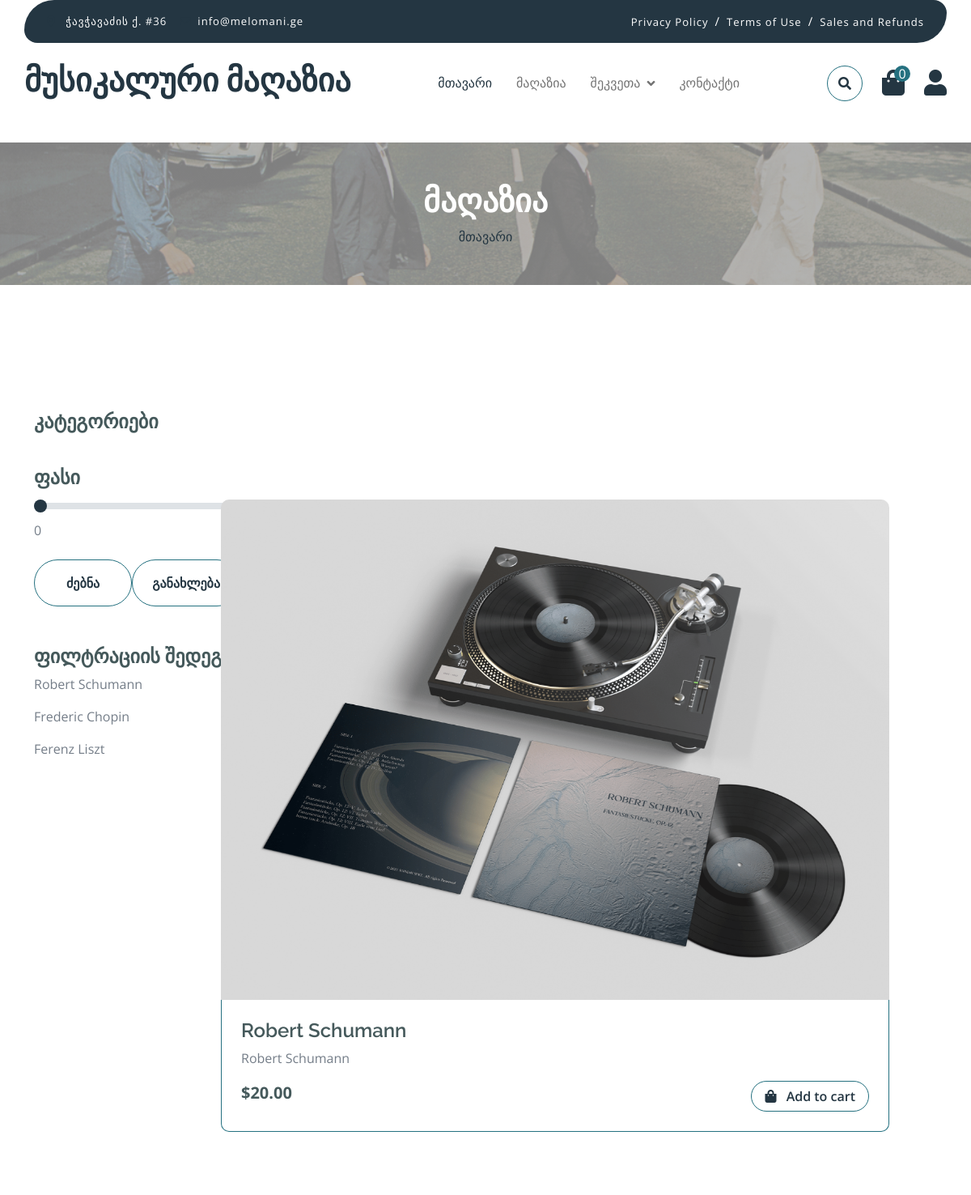
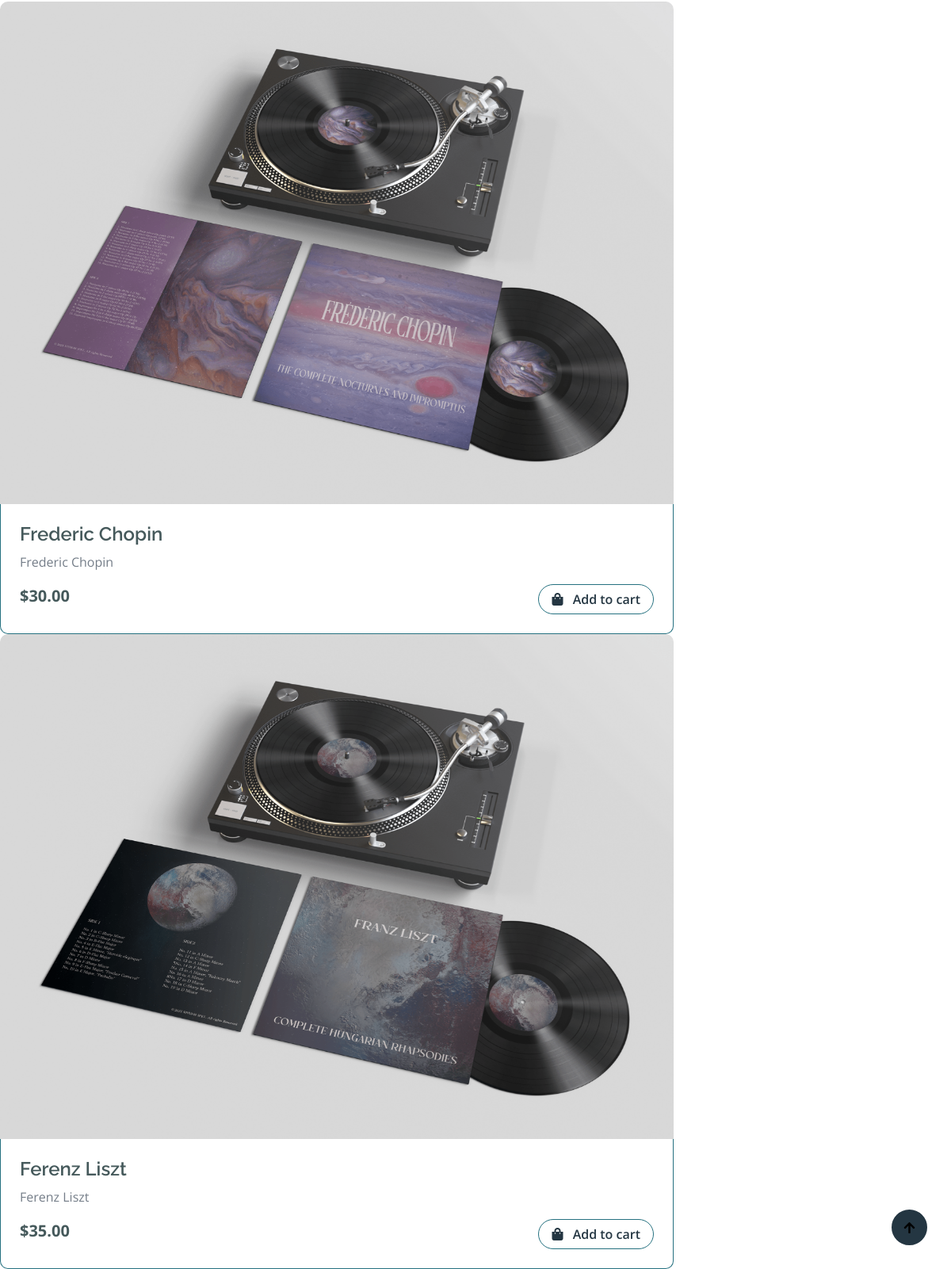
Page /category/romantic-era/ on the committed database (2 pictures, top to bottom).
### store/models.py (models this page shows, shortened)
class Product(models.Model):
    id=models.AutoField(primary_key=True, auto_created=True)
    product_name = models.CharField(max_length=255, null=True, blank=True)
    slug = models.SlugField(unique=True, max_length=255, blank=True)
    image = models.ImageField('image', upload_to='static/img/', max_length=255, default='df_image.png')
    category_name = models.ManyToManyField(Category, related_name='products')
    quantity=models.IntegerField(default=0)
    price=models.DecimalField(max_digits=5, decimal_places=2)
    product_description = models.CharField(max_length=255, null=True, blank=True)
    def __str__(self):
        return self.product_name

### store/views.py (the view)
# urls.py: path('category/<slug:slug>/', CategoryView.as_view(), name='category_view'),
class CategoryView(View):
    def get(self, request, slug):
        category = get_object_or_404(Category, slug=slug)
        products = Product.objects.filter(category_name=category)
        context = {
            'category': category,
            'products': products,
        }
        return render(request, 'shop/shop.html', context)

### order/context_processors.py (called while the page is built)
def cart_quantity(request):
    total_quantity=0
    if request.user.is_authenticated:
        cart_items = CartItem.objects.filter(cart__user=request.user)
        total_quantity = sum(item.quantity for item in cart_items)
    return {'total_quantity':total_quantity}

### templates/shop/shop.html (shortened to what this page needs)
 {%extends "./base_for_shop.html" %}
{% load static %}
 {% block shop %}
        <div class="container-fluid page-header py-5">
            <h1 class="text-center text-white display-6">მაღაზია</h1>
            <ol class="breadcrumb justify-content-center mb-0">
                <li class="breadcrumb-item"><a href="{% url 'store:store' %}">მთავარი</a></li>
            </ol>
        </div>
        <div class="container-fluid fruite py-5">
            <div class="container py-5">
                <div class="row g-4">
                        <div class="row g-4">
                            <div class="col-lg-3">
                                <div class="row g-4">
                                    <div class="col-lg-12">
                                        <div class="mb-3">
                                            <h4 style="margin-top: 35px;">კატეგორიები</h4>
                                        </div>
                                    </div>
                                    <div class="col-lg-12">
                                        <form method="GET" action="{% url 'order:get_price_range' %}">
                                            <div class="mb-3">
                                                <h4 class="mb-2">ფასი</h4>
                                                <input type="range" class="form-range w-100" id="rangeInput" name="rangeInput" min="0" max="500" value="0" oninput="amount.value=rangeInput.value">
                                                <output id="amount" name="amount" min-velue="0" max-value="500" for="rangeInput">0</output>
                                            </div>
                                           <div class="col-lg-12">
                                                <div class="d-flex justify-content-center my-4">
                                                    <button type="submit" class="btn border border-secondary px-4 py-3 rounded-pill text-primary w-100">ძებნა</button>
                                                    <a href="{% url 'store:shop' %}" class="btn border border-secondary px-4 py-3 rounded-pill text-primary w-100">განახლება</a>
                                                </div>
                                            </div>
                                        </form>
                                    </div>
                                    <div>
                                        <h4>
                                            ფილტრაციის შედეგი:
                                        </h4>
                                        {% if products %}
                                            {% for product in products %}
                                                <div class="product mb-3">
                                                    {{product}}
                                                </div>
                                            {% endfor %}
                                        {% endif %}
                                    </div>
                                </div>
                            </div>
                            <div class="col-lg-9">
                                <div class="row g-4 justify-content-center">
                                </div>
                            </div>
                        </div>
                    </div>
                </div>
            </div>
        <div class="row g-4" style="display: flex; justify-content: center; align-items: center; margin-top: -30rem; margin-bottom: 5rem; margin-left: 10rem;">
        {% if products %}
            {% for product in products %}
                <div class="col-md-6 col-lg-6 col-xl-4" style="width: 850px;" >
                    <div class="rounded position-relative fruite-item">
                        <div class="fruite-img">
                            <img src="{{product.image.url }}" class="img-fluid w-100 rounded-top" alt="{{product.name}}">
                        </div>
                        <div class="p-4 border border-secondary border-top-0 rounded-bottom">
                            <h4>{{ product.product_name}}</h4>
                            <p>{{ product.product_description }}</p>
                            <div class="d-flex justify-content-between flex-lg-wrap">
                                <p class="text-dark fs-5 fw-bold mb-0">${{ product.price}}</p>
                                <a href="{% url 'order:add_to_cart' product.id%}" class="btn border border-secondary rounded-pill px-3 text-primary"><i class="fa fa-shopping-bag me-2 text-primary"></i> Add to cart</a>
                            </div>
                        </div>
                        </div>
                    </div>
                </div>
            {% endfor %}
         {% else %}
            <p style="display: flex; justify-content: center; align-items: center">ასეთი პროდუქტი არ მოიძებნა</p>
        {% endif %}
  {% endblock %}

### static/css/style.css (style rules this page uses)
.btn { font-weight: 600; transition: .5s; }
.btn.border-secondary { transition: 0.5s; }
.page-header { position: relative; background: linear-gradient(rgba(0, 0, 0, 0.3), rgba(0, 0, 0, 0.3)), url(../img/thebeatles.png); background-position: center center; background-repeat: no-repeat; background-size: cover; }
@media (min-width: 992px) { .hero-header, .page-header { margin-top: 152px !important; } }

### rows in the picture
Product: product_name "Robert Schumann", image (picture), product_description "Robert Schumann", price "20.00"
Product: product_name "Frederic Chopin", image (picture), product_description "Frederic Chopin", price "30.00"
Product: product_name "Ferenz Liszt", image (picture), product_description "Ferenz Liszt", price "35.00"

### other values in the picture
{{ total_quantity }} "0"
